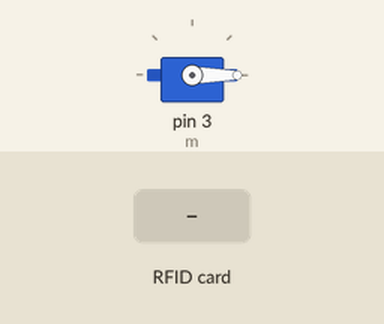
Simulated run of this sketch. Board: Arduino Uno, built with avr-gcc and run on an emulated ATmega328P. On the bench: servo. Inputs (shaded band) come from the test bench. What the sketch prints to the serial monitor is not drawn.

Above: at 1.2 s.
1.3 s: RFID card F5 EC 26 03 held to the reader
At 1.45 s:
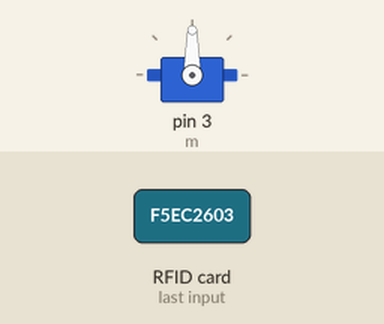
At 2.0 s:
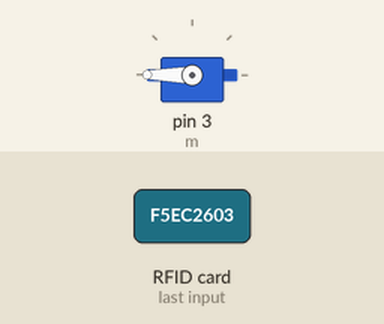
3.0 s: RFID card 5E 7A 19 C4 held to the reader
Timing chart, 0 to 6.0 s (numbered marks = the images above; inputs shaded):
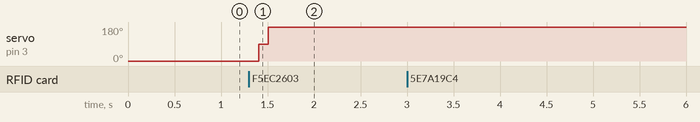

Measured:
- after the input at 1.3 s, servo on pin 3 (m): 0° → 90° after 0.11 s, → 180° 0.10 s later
- after the input at 3.0 s, every drawn part: stays the same

The sketch:

1105_HW.ino
```cpp
//.카드 번호확인하기
 /*
#include <SPI.h>
#include <MFRC522.h>

#define RST_PIN 9
#define SS_PIN 10

MFRC522 mfrc522(SS_PIN, RST_PIN);

void setup() {
  Serial.begin(9600);
  SPI.begin();
  mfrc522.PCD_Init();
  Serial.println("카드를 리더기에 대세요.");
}

void loop() {
  if (!mfrc522.PICC_IsNewCardPresent() || !mfrc522.PICC_ReadCardSerial()) {
    return;
  }
  Serial.print("카드 UID: ");
  for (byte i = 0; i < mfrc522.uid.size; i++) {
    Serial.print(mfrc522.uid.uidByte[i] < 0x10 ? " 0" : " ");
    Serial.print(mfrc522.uid.uidByte[i], HEX);
  }
  Serial.println();

  mfrc522.PICC_HaltA();
} */

#include <SPI.h>
#include <MFRC522.h>
#include <Servo.h>

#define RST_PIN 9
#define SS_PIN 10

MFRC522 mfrc522(SS_PIN, RST_PIN);
Servo m;

byte CardUID[] = {0xF5, 0xEC, 0x26, 0x03};

void setup() {
  Serial.begin(9600);
  SPI.begin();
  mfrc522.PCD_Init();
  m.attach(3);
  m.write(0);
  Serial.println("카드를 리더기에 대세요.");
}

void loop() {
  if (!mfrc522.PICC_IsNewCardPresent() || !mfrc522.PICC_ReadCardSerial()) {
    return;
  }

  // UID 검사
  if (checkUID(mfrc522.uid.uidByte, mfrc522.uid.size)) {
    Serial.println("내 카드가 맞습니다.");
    m.write(0);
    delay(100);
    m.write(90);
    delay(100);
    m.write(180);
    delay(100);
  } else {
    Serial.println("내 카드가 아닙니다.");
  }

  mfrc522.PICC_HaltA();
}

bool checkUID(byte *uid, byte uidSize) {
  if (uidSize != sizeof(CardUID)) {
    return false;
  }

  for (byte i = 0; i < uidSize; i++) {
    if (uid[i] != CardUID[i]) {
      return false;
    }
  }
  return true;
}
```
